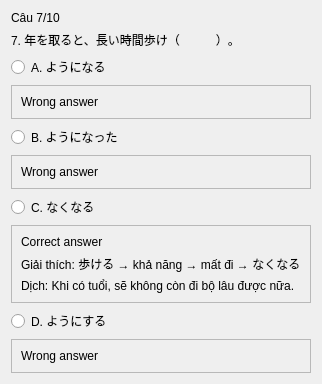
               <widget class="QWidget" name="page_5">
                <property name="sizePolicy">
                 <sizepolicy hsizetype="Expanding" vsizetype="Preferred">
                  <horstretch>0</horstretch>
                  <verstretch>0</verstretch>
                 </sizepolicy>
                </property>
                <layout class="QVBoxLayout" name="verticalLayout_30">
                 <item>
                  <widget class="QLabel" name="label_44">
                   <property name="text">
                    <string>Câu 7/10</string>
                   </property>
                  </widget>
                 </item>
                 <item>
                  <widget class="QLabel" name="label_45">
                   <property name="text">
                    <string>7. 年を取ると、長い時間歩け（　　　）。</string>
                   </property>
                  </widget>
                 </item>
                 <item>
                  <widget class="QRadioButton" name="radioButton_17">
                   <property name="sizePolicy">
                    <sizepolicy hsizetype="Minimum" vsizetype="Preferred">
                     <horstretch>0</horstretch>
                     <verstretch>0</verstretch>
                    </sizepolicy>
                   </property>
                   <property name="text">
                    <string>A. ようになる</string>
                   </property>
                  </widget>
                 </item>
                 <item>
                  <widget class="QFrame" name="frame_25">
                   <property name="frameShape">
                    <enum>QFrame::StyledPanel</enum>
                   </property>
                   <property name="frameShadow">
                    <enum>QFrame::Raised</enum>
                   </property>
                   <layout class="QVBoxLayout" name="verticalLayout_31">
                    <item>
                     <widget class="QLabel" name="label_46">
                      <property name="text">
                       <string>Wrong answer</string>
                      </property>
                     </widget>
                    </item>
                   </layout>
                  </widget>
                 </item>
                 <item>
                  <widget class="QRadioButton" name="radioButton_18">
                   <property name="text">
                    <string>B. ようになった</string>
                   </property>
                  </widget>
                 </item>
                 <item>
                  <widget class="QFrame" name="frame_26">
                   <property name="frameShape">
                    <enum>QFrame::StyledPanel</enum>
                   </property>
                   <property name="frameShadow">
                    <enum>QFrame::Raised</enum>
                   </property>
                   <layout class="QVBoxLayout" name="verticalLayout_32">
                    <item>
                     <widget class="QLabel" name="label_51">
                      <property name="text">
                       <string>Wrong answer</string>
                      </property>
                     </widget>
                    </item>
                   </layout>
                  </widget>
                 </item>
                 <item>
                  <widget class="QRadioButton" name="radioButton_19">
                   <property name="text">
                    <string>C. なくなる</string>
                   </property>
                  </widget>
                 </item>
                 <item>
                  <widget class="QFrame" name="frame_27">
                   <property name="frameShape">
                    <enum>QFrame::StyledPanel</enum>
                   </property>
                   <property name="frameShadow">
                    <enum>QFrame::Raised</enum>
                   </property>
                   <layout class="QVBoxLayout" name="verticalLayout_33">
                    <item>
                     <widget class="QLabel" name="label_47">
                      <property name="text">
                       <string>Correct answer</string>
                      </property>
                     </widget>
                    </item>
                    <item>
                     <widget class="QLabel" name="label_49">
                      <property name="text">
                       <string>Giải thích: 歩ける → khả năng → mất đi → なくなる</string>
                      </property>
                     </widget>
                    </item>
                    <item>
                     <widget class="QLabel" name="label_48">
                      <property name="text">
                       <string>Dịch: Khi có tuổi, sẽ không còn đi bộ lâu được nữa.</string>
                      </property>
                     </widget>
                    </item>
                   </layout>
                  </widget>
                 </item>
                 <item>
                  <widget class="QRadioButton" name="radioButton_20">
                   <property name="text">
                    <string>D. ようにする</string>
                   </property>
                  </widget>
                 </item>
                 <item>
                  <widget class="QFrame" name="frame_28">
                   <property name="frameShape">
                    <enum>QFrame::StyledPanel</enum>
                   </property>
                   <property name="frameShadow">
                    <enum>QFrame::Raised</enum>
                   </property>
                   <layout class="QVBoxLayout" name="verticalLayout_34">
                    <item>
                     <widget class="QLabel" name="label_50">
                      <property name="text">
                       <string>Wrong answer</string>
                      </property>
                     </widget>
                    </item>
                   </layout>
                  </widget>
                 </item>
                </layout>
               </widget>
